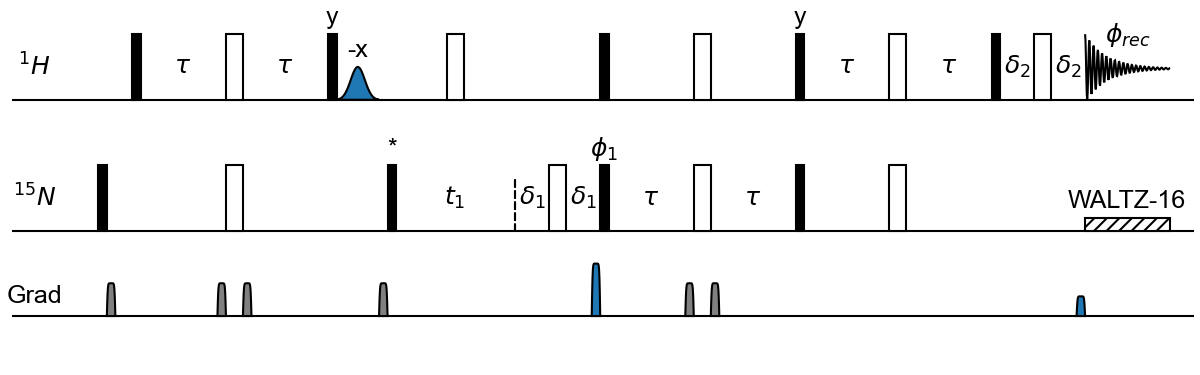

Python code for this plot:
from pathlib import Path
from pulseplot import pplot

EXAMPLES_DIR = Path(__file__).parent

p = r"""
p1 pl1 ph f1 fck
p2 pl0.2 sp=grad fc=grey f0
d0.5
p1 pl1 f2 fc=k
d1 f2 tx=$\tau$ tdx=0.1
p2 pl0.2 sp=grad fc=grey f0
p2 pl1 f2 w
p2 pl1 f1
p2 pl0.2 f0 sp=grad fc=grey 
d1 f2 tx=$\tau$ tdx-0.1
p1 pl1 ph_y f2 fc=k
p2 pl0.2 f0 sp=grad fc=grey 
p1 pl1 ph_$\phi^{*}$ f1 fc=k

d1.1
p2 pl1 ph f2 w
d0.2 tx=$t_1$ f1
d1.1

d0.6 f1 tx=$\delta_1$ nt1end
p2 pl1 f1
d0.4 f1 tx=$\delta_1$ tdx=0.1

p2 pl0.3 f0 sp=grad fc=lightblue
p1 pl1 f1 ph1 fc=k w
p1 pl1 f2 fc=k
d1 f1 tx=$\tau$ tdx=0.1
p2 pl0.2 sp=grad fc=grey f0
p2 pl1 f2 w
p2 pl1 f1
p2 pl0.2 f0 sp=grad fc=grey 
d1 f1 tx=$\tau$ tdx=-0.1
p1 pl1 f1 fc=k w
p1 pl1 f2 ph_y fc=k
d0.8 f2 tx=$\tau$ tdx=0
p2 pl1 f2 w
p2 pl1 f1
d0.8 tx=$\tau$ f2
p1 pl1 f2 fc=k
d0.5 f2 tx=$\delta_2$
p2 pl1 f2
d0.2 f2 
p2 pl0.1 f0 sp=grad fc=lightblue w
d0.3 f2 tx=$\delta_2$ tdx=-0.1
p1.1 pl0.1 f1 tx=WALTZ-16 w tdy=0.2 h||| tfs13
p1.1 pl1 f2 sp=fid_20 phrec troff o np=200 pdy=0.1

"""

fig, ax = pplot(figsize=(8, 2.5), constrained_layout=True)

ax.params = {"p1": 0.1, "p2": 0.2, "d1": 0.6, "d2": 0.05, "pl1": 0.5, "f0": 0.4}
ax.fontsize = 13

ax.pseq(p)
ax.axis(False)
ax.draw_channels(1, 2)

x = ax.get_time(name="t1end")
ax.vlines(x, 1.5, 1, linestyle="--", color="k", linewidth=1)

fig.savefig(EXAMPLES_DIR.joinpath("hsqcetgpsi.png"), dpi=150)
